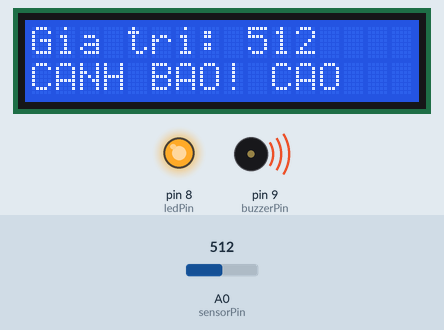
The sketch below on a simulated Arduino Uno, built with avr-gcc and run on an emulated ATmega328P. Parts: 16×2 character LCD, output pins drawn as LEDs (lit = HIGH), buzzer (waves = sounding). Inputs (shaded band) come from the test bench; at power-on: A0 (sensorPin) = 512.

Above: at 0.82 s.
1.3 s: A0 (sensorPin) set to 485
At 2.3 s:
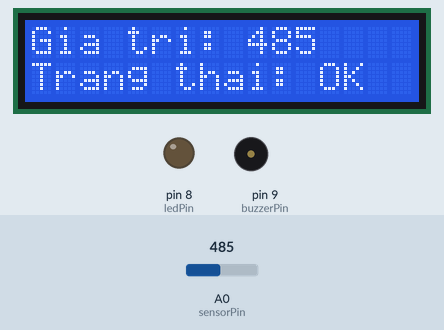
3.2 s: A0 (sensorPin) set to 510
At 3.82 s:
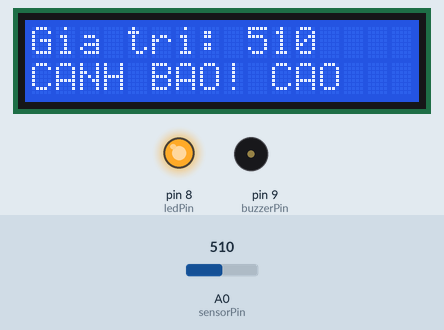
4.9 s: A0 (sensorPin) set to 490
At 5.6 s:
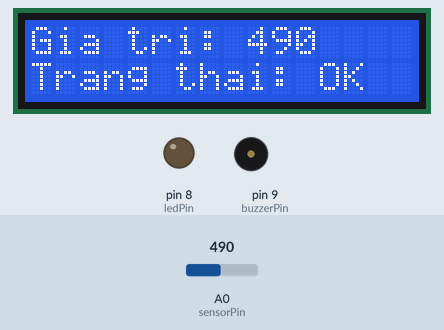
Timing chart, 0 to 7.9 s (numbered marks = the images above; inputs shaded):
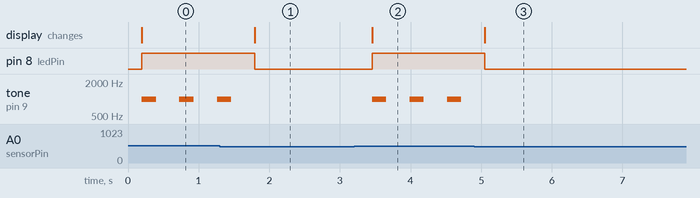

The sketch:

flood_warning.ino
```cpp
#include <Wire.h>
#include <LiquidCrystal_I2C.h>

const int sensorPin = A0;
const int ledPin = 8;
const int buzzerPin = 9;

LiquidCrystal_I2C lcd(0x27, 16, 2);

void setup() {
  Serial.begin(9600);
  lcd.init();
  lcd.backlight();
  pinMode(ledPin, OUTPUT);
  pinMode(buzzerPin, OUTPUT);
}

void loop() {
  // --- PHẦN XỬ LÝ NHIỄU: LẤY TRUNG BÌNH 10 LẦN ---
  long sum = 0;               // Biến lưu tổng các lần đo
  int sampleCount = 10;       // Số lần lấy mẫu

  for (int i = 0; i < sampleCount; i++) {
    sum += analogRead(sensorPin);
    delay(10);                // Nghỉ ngắn giữa các lần đo để ổn định điện áp
  }

  int averageValue = sum / sampleCount; // Giá trị trung bình cuối cùng
  // ----------------------------------------------

  // Hiển thị lên LCD
  lcd.setCursor(0, 0);
  lcd.print("Gia tri: ");
  lcd.print(averageValue);
  lcd.print("    "); // Xóa số thừa

  if (averageValue > 500) {
    lcd.setCursor(0, 1);
    lcd.print("CANH BAO! CAO   ");
    digitalWrite(ledPin, HIGH);

    tone(buzzerPin, 1000);
    delay(200);
    noTone(buzzerPin);
  }
  else {
    lcd.setCursor(0, 1);
    lcd.print("Trang thai: OK  ");
    digitalWrite(ledPin, LOW);
    noTone(buzzerPin);
  }

  delay(200);
}
```

Measured:
- the behaviour switches between 501 and 500 on A0 (sensorPin) (found by bisection; images 0 and 1)
- after the input at 1.3 s, pin 8 (ledPin): HIGH → LOW after 0.49 s; tone on pin 9 (buzzerPin): goes on until 1.5 s, then stays silent; the display: changes after 0.49 s (image 1)
- after the input at 3.2 s, pin 8 (ledPin): LOW → HIGH after 0.25 s; tone on pin 9 (buzzerPin): alternates 1000 Hz for 0.20 s and silent for 0.33 s, starting after 0.25 s; the display: changes after 0.25 s (image 2)
- after the input at 4.9 s, pin 8 (ledPin): HIGH → LOW after 0.15 s; tone on pin 9 (buzzerPin): stops changing and stays silent; the display: changes after 0.15 s (image 3)
- by itself, tone on pin 9 (buzzerPin): alternates 1000 Hz for 0.20 s and silent for 0.33 s
